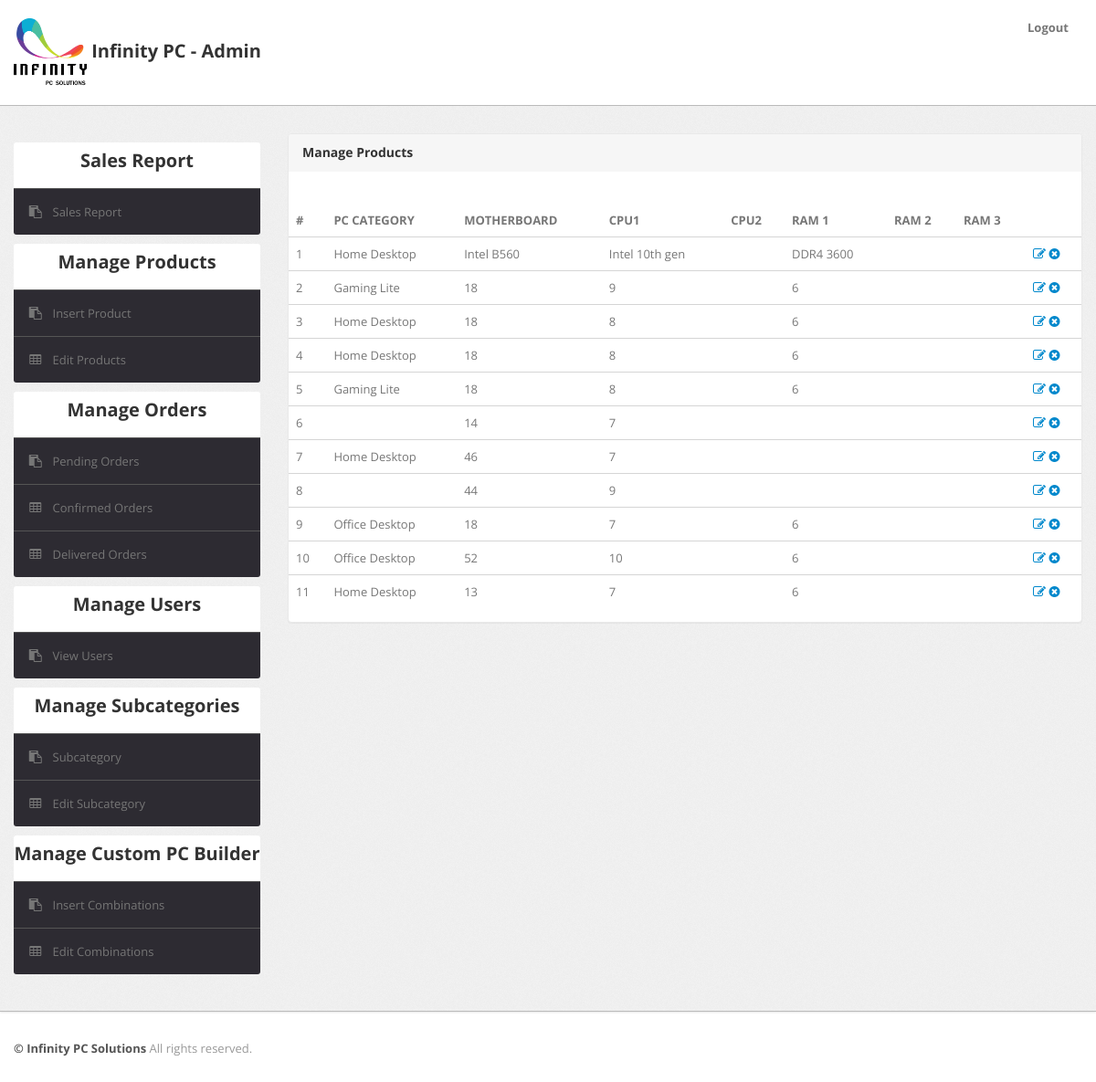
/admin/manage-combinations.php (signed in), run on the app's committed database.
### tables this page shows
CREATE TABLE IF NOT EXISTS `pccombinations` (
  `id` int(11) NOT NULL AUTO_INCREMENT,
  `pcCategory` varchar(255) DEFAULT NULL,
  `mboard` varchar(255) DEFAULT NULL,
  `cpu1` varchar(255) DEFAULT NULL,
  `ram1` varchar(255) DEFAULT NULL,
  `hdd1` varchar(255) DEFAULT NULL,
  `psu1` varchar(255) DEFAULT NULL,
  `cooler1` varchar(255) DEFAULT NULL,
  `case1` varchar(255) DEFAULT NULL,
  `gpu1` varchar(255) DEFAULT NULL,
  PRIMARY KEY (`id`)
);

### admin/manage-combinations.php (the view, shortened to what this page needs)
<?php
include('include/config.php');
if(strlen($_SESSION['alogin'])==0)
	{
header('location:index.php');
}
else{
?>
<!DOCTYPE html>
<html lang="en">
<head>
	<link type="text/css" href="bootstrap/css/bootstrap.min.css" rel="stylesheet">
	<link type="text/css" href="bootstrap/css/bootstrap-responsive.min.css" rel="stylesheet">
	<link type="text/css" href="css/theme.css" rel="stylesheet">
	<link type="text/css" href="images/icons/css/font-awesome.css" rel="stylesheet">
</head>
<body>
<?php include('include/header.php');?>
	<div class="wrapper">
		<div class="container">
			<div class="row">
<?php include('include/sidebar.php');?>
			<div class="span9">
					<div class="content">
	<div class="module">
							<div class="module-head">
								<h3>Manage Products</h3>
							</div>
							<div class="module-body table">
									<br />
								<table cellpadding="0" cellspacing="0" border="0"  width="100%">
									<thead>
										<tr>
											<th>#</th>
											<th>PC CATEGORY</th>
											<th>MOTHERBOARD </th>
											<th>CPU1</th>
											<th>CPU2</th>
											<th>RAM 1</th>
											<th>RAM 2</th>
											<th>RAM 3</th>
										</tr>
									</thead>
									<tbody>
<?php $query=mysqli_query($con,"select * from pccombinations");
$cnt=1;
while($row=mysqli_fetch_array($query))
{
?>
										<tr>
											<td><?php echo htmlentities($cnt);?></td>
											<td><?php echo htmlentities($row['pcCategory']);?></td>
											<td><?php echo htmlentities($row['mboard']);?></td>
											<td><?php echo htmlentities($row['cpu1']);?></td>
											<td><?php echo htmlentities($row['cpu2']);?></td>
											<td><?php echo htmlentities($row['ram1']);?></td>
											<td><?php echo htmlentities($row['ram2']);?></td>
											<td><?php echo htmlentities($row['ram3']);?></td>
											<td>
											<a href="edit-combinations.php?id=<?php echo $row['id']?>" ><i class="icon-edit"></i></a>
											<a href="manage-combinations.php?id=<?php echo $row['id']?>&del=delete" onClick="return confirm('Are you sure you want to delete?')"><i class="icon-remove-sign"></i></a></td>
										</tr>
										<?php $cnt=$cnt+1; } ?>
								</table>
							</div>
						</div>
					</div>
				</div>
			</div>
		</div>
	</div>
<?php include('include/footer.php');?>
</body>
<?php } ?>

### admin/css/theme.css (style rules this page uses)
body { font-size: 13px; font-family: 'Open Sans', Arial, sans-serif; background: #fff; color: #777 }
h1, h2, h3, h4, h5, h6 { color: #333; margin-top: 0 }
h3 { font-size: 20px }
.wrapper { background: url(../images/bg.png) #eee; border-bottom: 1px solid #bbb; -webkit-box-shadow: 0 1px 2px rgba(0,0,0,0.1); -moz-box-shadow: 0 1px 2px rgba(0,0,0,0.1); box-shadow: 0 1px 2px rgba(0,0,0,0.1); padding: 30px 0 }
body [class^="icon-"], body [class*=" icon-"] { font-size: 14px; line-height: 20px; height: 20px }
.module { background: #fff; -webkit-border-radius: 3px; -moz-border-radius: 3px; border-radius: 3px; border: 1px solid #ccc; border-bottom-color: #bbb; -webkit-box-shadow: 0 0 1px rgba(0,0,0,0.2); -moz-box-shadow: 0 0 1px rgba(0,0,0,0.2); box-shadow: 0 0 1px rgba(0,0,0,0.2); margin-bottom: 30px }
.table { margin-bottom: 0 }
.table th, .table td { border-color: #d5d5d5!important }
.module { box-shadow: 0 0 3px rgba(0,0,0,.1); border-color: #e9e9e9; margin-bottom: 20px; background-color: #fff; border-radius: 4px; -webkit-box-shadow: 0 1px 1px rgba(0,0,0,.05); box-shadow: 0 1px 1px rgba(0,0,0,.05); }
.module-head { color: #767676; background-color: #f6f6f6; border-color: #e9e9e9; padding: 10px 15px; border-bottom: 1px solid transparent; border-top-right-radius: 3px; border-top-left-radius: 3px; }
.module-head h3 { font-size: 14px; line-height: 20px; height: 20px; margin: 0 }
.module-body { padding: 15px }
.module-body.table { padding: 15px 0 }

### data on the page
pccombinations: pcCategory "Home Desktop", mboard "Intel B560", cpu1 "Intel 10th gen", ram1 "DDR4 3600"
pccombinations: pcCategory "Gaming Lite", mboard "18", cpu1 "9", ram1 "6"
pccombinations: pcCategory "Home Desktop", mboard "18", cpu1 "8", ram1 "6"
pccombinations: pcCategory "Home Desktop", mboard "18", cpu1 "8", ram1 "6"
pccombinations: pcCategory "Gaming Lite", mboard "18", cpu1 "8", ram1 "6"
pccombinations: mboard "14", cpu1 "7"
pccombinations: pcCategory "Home Desktop", mboard "46", cpu1 "7"
pccombinations: mboard "44", cpu1 "9"
pccombinations: pcCategory "Office Desktop", mboard "18", cpu1 "7", ram1 "6"
pccombinations: pcCategory "Office Desktop", mboard "52", cpu1 "10", ram1 "6"
pccombinations: pcCategory "Home Desktop", mboard "13", cpu1 "7", ram1 "6"
